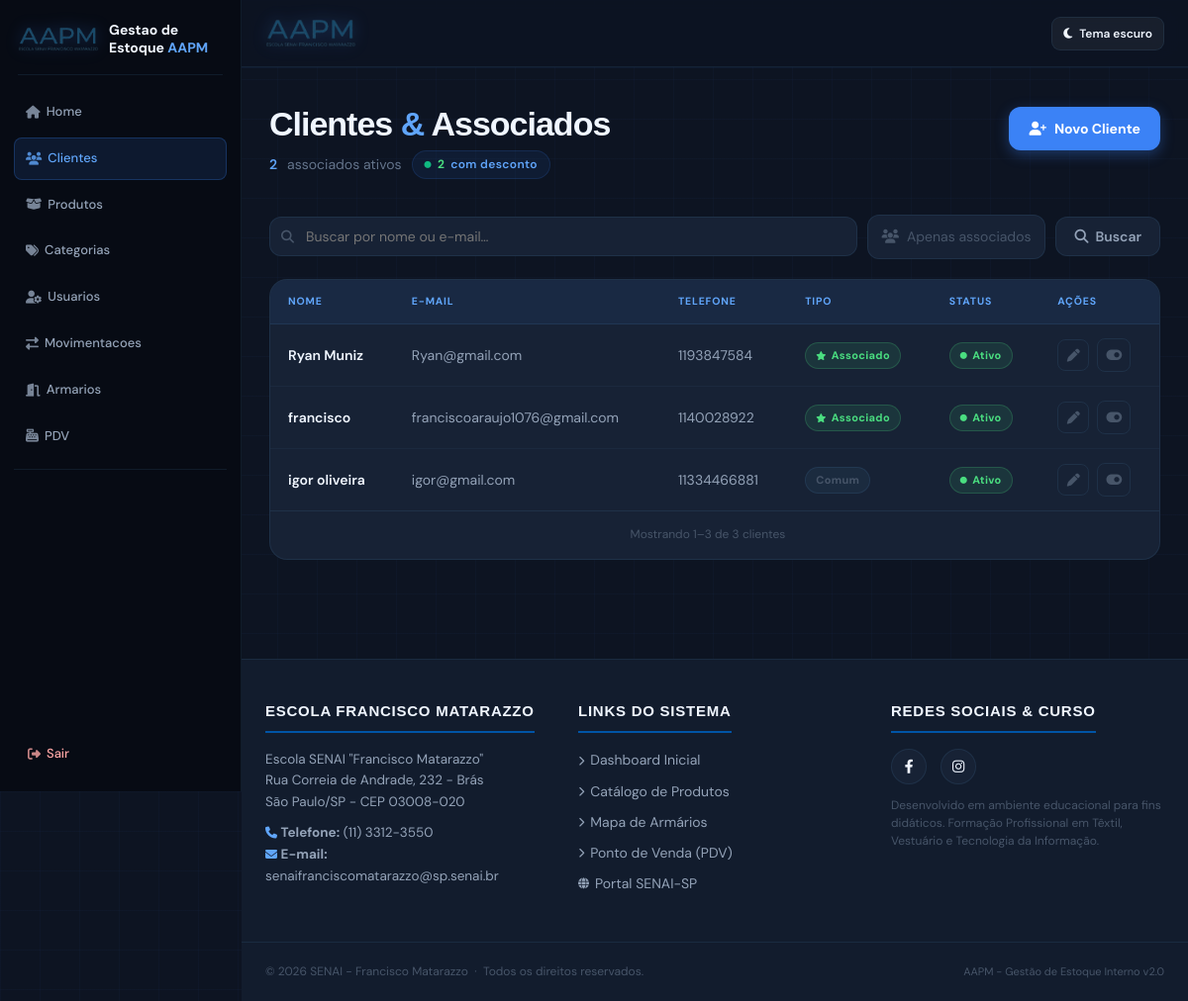
/cliente/ (signed in), run on an earlier commit of the app's database.
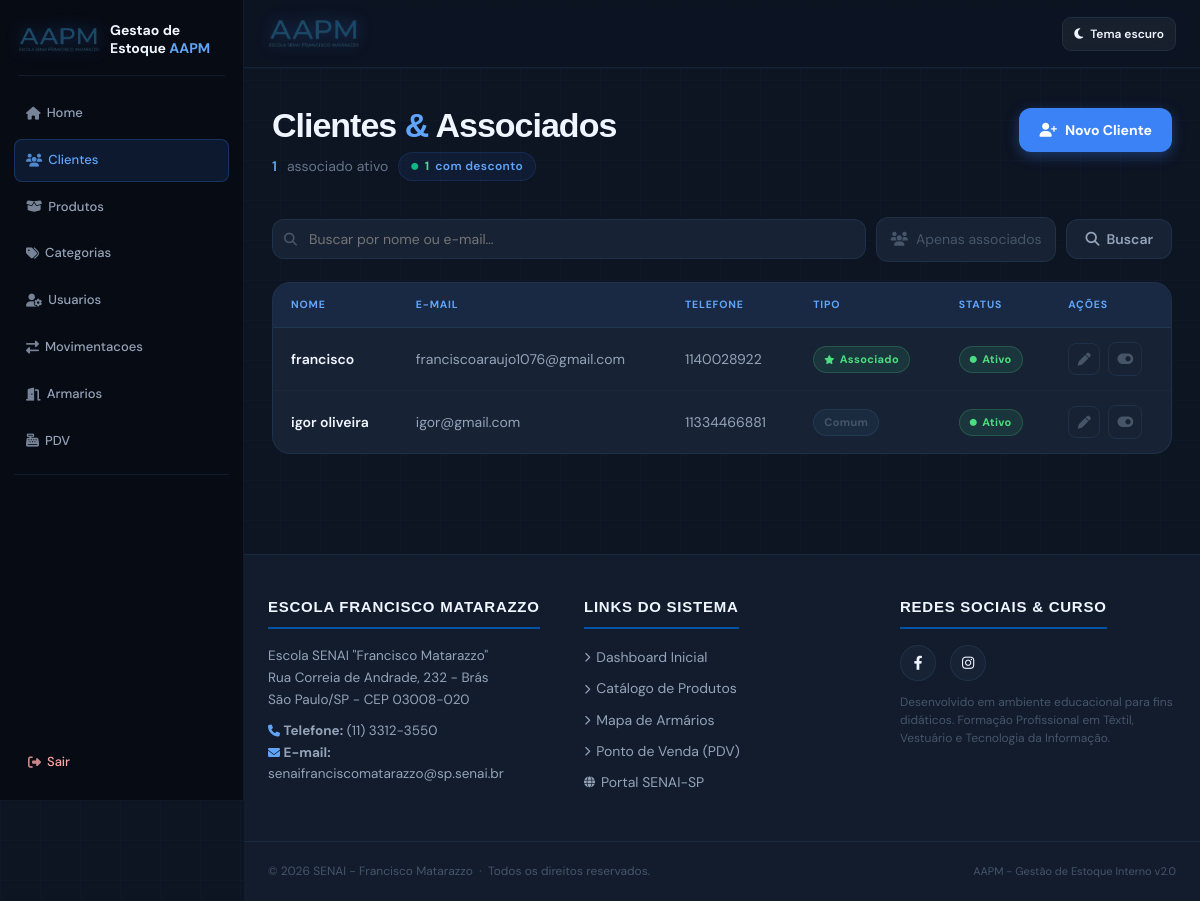
And on a later commit of the database.
### app/models/cliente.py (models this page shows, shortened)
class Cliente(Base):
    __tablename__ = "clientes"
    id         = Column(Integer, primary_key=True, index=True)
    nome       = Column(String(150), nullable=False, index=True)
    email      = Column(String(150), nullable=True)
    telefone   = Column(String(20), nullable=True)
    is_associado = Column(Boolean, default=False, nullable=False)
    ativo      = Column(Boolean, default=True)
    criado_em  = Column(DateTime, server_default=func.now())
    vendas = relationship("Venda", back_populates="cliente")

### app/controllers/cliente_controller.py (the view)
@router.get("/")
def listar_clientes(
    request: Request,
    busca: str = "",
    apenas_associados: bool = False,
    pagina: int = 1,
    por_pagina: int = 16,
    db: Session = Depends(get_db),
    admin = Depends(get_admin)
):
    query = db.query(Cliente)
    if busca:
        query = query.filter(
            Cliente.nome.ilike(f"%{busca}%") |
            Cliente.email.ilike(f"%{busca}%")
        )
    if apenas_associados:
        query = query.filter(Cliente.is_associado == True)
    resultado = paginar(query.order_by(Cliente.nome), pagina, por_pagina)
    total_associados = db.query(Cliente).filter(
        Cliente.is_associado == True,
        Cliente.ativo == True
    ).count()
    return templates.TemplateResponse(
        request,
        "Cliente/index.html",
        {
            "request":           request,
            "usuario":           admin,
            "clientes":          resultado.itens,
            "busca":             busca,
            "apenas_associados": apenas_associados,
            "total_associados":  total_associados,
            "pagina":            resultado.atual,
            "por_pagina":        resultado.por_pagina,
            "total_paginas":     resultado.total_paginas,
            "total_clientes":    resultado.total_itens,
        }
    )

### app/templates/Cliente/index.html (shortened to what this page needs)
{% extends "base.html" %}
{% from "components/pagination.html" import render as render_pagination with context %}
{% block content %}
<div class="page-wrap">
  <div class="page-header">
    <div>
      <h1 class="page-title">Clientes <span>&amp;</span> Associados</h1>
      <p class="page-subtitle">
        <span>{{ total_associados }}</span> associado{{ 's' if total_associados != 1 }} ativo{{ 's' if total_associados
        != 1 }}
        <span class="stat-pill">
          <i class="fas fa-circle" style="font-size:7px; color:#10b981;"></i>
          <b>{{ total_associados }}</b> com desconto
        </span>
      </p>
    </div>
    <a href="/cliente/novo" class="btn-novo">
      <i class="fas fa-user-plus"></i> Novo Cliente
    </a>
  </div>
  <form method="get" action="/cliente">
    <div class="filters-row">
      <div class="search-wrap">
        <input class="input-search" type="text" name="busca" value="{{ busca }}"
          placeholder="Buscar por nome ou e-mail…" autocomplete="off">
      </div>
      <label class="checkbox-label">
        <i class="fas fa-users"></i>
        Apenas associados
      </label>
      <button class="btn-buscar" type="submit">
        <i class="fas fa-search"></i> Buscar
      </button>
    </div>
  </form>
  <div class="table-wrap">
    {% if clientes %}
    <table class="clientes-table">
      <thead>
        <tr>
          <th>Nome</th>
          <th>E-mail</th>
          <th>Telefone</th>
          <th>Tipo</th>
          <th>Status</th>
          <th>Ações</th>
        </tr>
      </thead>
      <tbody>
        {% for c in clientes %}
        <tr>
          <td style="font-weight:600; color:var(--text-primary);">{{ c.nome }}</td>
          <td class="td-mono">{{ c.email or '—' }}</td>
          <td>{{ c.telefone or '—' }}</td>
          <td>
            {% if c.is_associado %}
            <span class="badge badge-assoc">
              <i class="fas fa-star" style="font-size:9px;"></i> Associado
            </span>
            {% else %}
            <span class="badge badge-comum">Comum</span>
            {% endif %}
          </td>
          <td>
            {% if c.ativo %}
            <span class="badge badge-ativo">
              <i class="fas fa-circle" style="font-size:7px;"></i> Ativo
            </span>
            {% else %}
            <span class="badge badge-inativo">
              <i class="fas fa-circle" style="font-size:7px;"></i> Inativo
            </span>
            {% endif %}
          </td>
          <td>
            <div class="actions">
              <a href="/cliente/{{ c.id }}/editar" class="btn-icon" title="Editar">
                <i class="fas fa-pen" style="font-size:13px;"></i>
              </a>
              <form class="toggle-form" method="post" action="/cliente/{{ c.id }}/toggle-ativo">
                <button type="button" title="{{ 'Desativar' if c.ativo else 'Ativar' }}"
                  onclick="abrirModalConfirmacao('/cliente/{{ c.id }}/toggle-ativo', null, '{{ c.nome }}', '{{ 'ativar' if not c.ativo else 'desativar' }}');">
                  <i class="fas fa-{{ 'toggle-on' if c.ativo else 'toggle-off' }}" style="font-size:14px;"></i>
                </button>
              </form>
            </div>
          </td>
        </tr>
        {% endfor %}
      </tbody>
    </table>
    {{ render_pagination(pagina, por_pagina, total_clientes, total_paginas, 'clientes') }}
    {% else %}
    <div class="empty">
      <i class="fas fa-users-slash"></i>
      <p>Nenhum cliente encontrado.</p>
    </div>
    {% endif %}
  </div>
</div>
{% endblock %}

What changed in the data, as far as the page shows it:
removed Cliente: nome "Ryan Muniz", email "Ryan@gmail.com", telefone "1193847584", is_associado True (drawn), ativo True (drawn)
Also different on the page:
{{ total_associados }}: "2" → "1"
{{ 's' if total_associados != 1 }}: "s" → (not shown)
{{ 's' if total_associados
        != 1 }}: "s" → (not shown)
{{ inicio }}: "1" → (not shown)
{{ fim }}: "3" → (not shown)
{{ total_itens }}: "3" → (not shown)
{{ item_nome }}: "clientes" → (not shown)
text no longer shown: "Mostrando – de"
